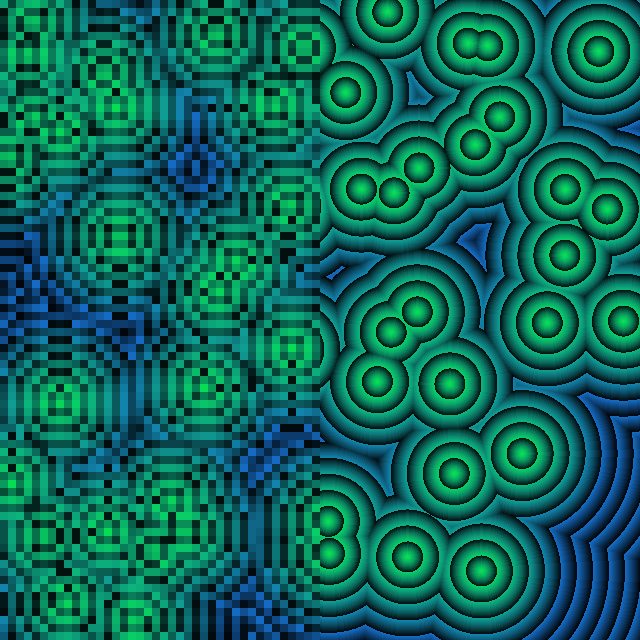
Frame 1 (no input)
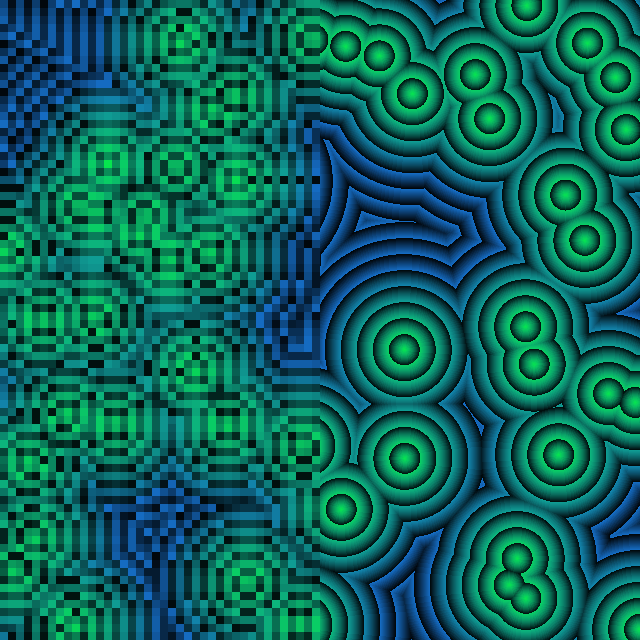
Frame 60 (the mouse pressed at the canvas centre just before this capture)
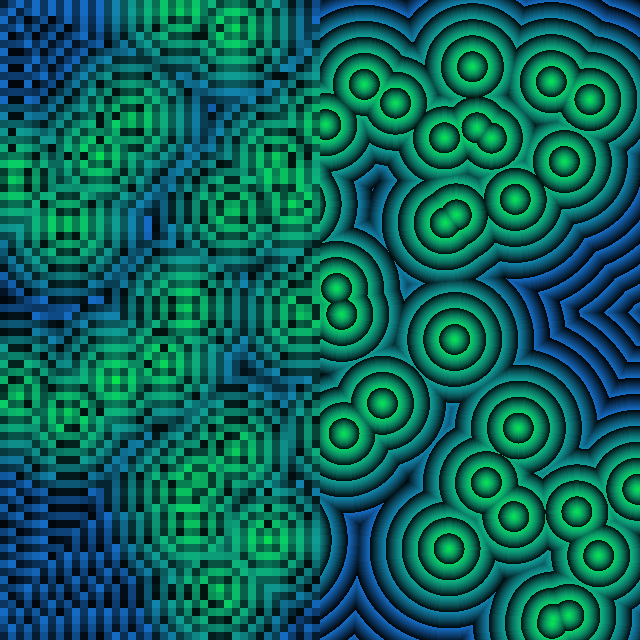
Frame 120 (the mouse held since frame 60 and released just before this capture)

The Processing sketch that drew these frames (run headless with seeded random() and noise(); from frame 60 on, the mouse is pressed at the canvas centre):

// Processing sketch: field_rays
// ── field_rays.pde
PVector[] dots;
PVector[] trajectories;

int scrolled_amt = 8;

// blue/green:
color c1 = color(6, 229, 78);
color c2 = color(21, 107, 193);

// size of range between each wave
int field_range = 16;

// option: toggle draw field
boolean draw_rect_field = true;


color black = color(0);

void setup() {
	size(640, 640);
	smooth(4);
	
	dots = new PVector[50];
	trajectories = new PVector[50];
	
	for(int i = 0; i < dots.length; i++) {
		dots[ i ] = new PVector(random(width), random(height));
		//dots[ i ].mult(width);
		
		trajectories[ i ] = PVector.random2D();
		trajectories[ i ].mult(random(2, 5));
	}
}

void draw() {
	background(30);
	
	// update dots
	for(int i = 0; i < dots.length; i++) {
		dots[ i ].add(trajectories[ i ]);
		
		if(dots[ i ].x > width) {
			dots[ i ].x = (width - (dots[ i ].x - width));
			
			trajectories[ i ].x *= -1;
		} else if(dots[ i ].x < 0) {
			dots[ i ].x = abs(dots[ i ].x);
			
			trajectories[ i ].x *= -1;
		}
		
		if(dots[ i ].y > height) {
			dots[ i ].y = (height - (dots[ i ].y - height));
			
			trajectories[ i ].y *= -1;
		} else if(dots[ i ].y < 0) {
			dots[ i ].y = abs(dots[ i ].y);
			
			trajectories[ i ].y *= -1;
		}
	}
	
	
	// draw raw pixel field
	loadPixels();
	
	for(int y = 0; y < height; y++) {
		int y_off = (y * width);
		
		for(int x = floor( (width / 2) ); x < width; x++) {
			int i = (x + y_off);
			
			pixels[ i ] = determineColor(x, y);
		}
	}
	
	updatePixels();
	
	// draw rect field
	//float div_size = 91.42857;   // good
	//float div_size = 53.33333;
	float div_size = (width / scrolled_amt);
	float cell_size = (width / div_size);
	float cell_size_half = (cell_size * 0.5);
	
	for(int yy = 0; yy < div_size; yy++) {
		for(int xx = 0; xx < (div_size / 2); xx++) {
			float x = ((xx * cell_size) + cell_size_half);
			float y = ((yy * cell_size) + cell_size_half);
			
			pushMatrix();
			pushStyle();
			
			translate(x, y);
			
			noStroke();
			fill(determineColor(x, y));
			
			rectMode(CENTER);
			rect(0, 0, cell_size, cell_size);
			
			popStyle();
			popMatrix();
		}
	}
	
	/*// overlay dots
	for(int i = 0; i < dots.length; i++) {
		pushMatrix();
		pushStyle();
		
		translate(dots[ i ].x, dots[ i ].y);
		
		fill(c1);
		noStroke();
		
		if(dots[ i ].x < (width / 2)) {
			// analog
			rectMode(CENTER);
			rect(0, 0, 6, 6);
		} else {
			// digital
			ellipseMode(CENTER);
			ellipse(0, 0, 6, 6);
		}
		
		popStyle();
		popMatrix();
	}*/
	
	if(frameCount == 50) { save("preview.png"); }
}

color determineColor(float x, float y) {
	// find smallest distance from spot and any dot
	float determined_num = float(width);
	
	for(int i = 0; i < dots.length; i++) {
		determined_num = min(determined_num, dist(x, y, dots[ i ].x, dots[ i ].y));
	}
	
	int real_num = round(determined_num);
	
	int offset = (real_num % field_range);
	
	int div = floor( float(real_num) / float(field_range) );
	float pect = (float(offset) / float(field_range));
	
	// if((div % 2) == 1) {
	// 	return lerpColor(black, c2, pect);
	// }
	
	//return color(map(offset, 0, (field_range - 1), 0, 255));
	//return lerpColor(black, c1, pect);
	
	color bg = lerpColor(c2, black, pect);
	
	return lerpColor(
		lerpColor(c1, bg, pect),
		bg,
		norm(div, 0, 5)
	);
}

/*void mouseWheel(MouseEvent event) {
	scrolled_amt += event.getCount();
	
	scrolled_amt = max(1, scrolled_amt);
	
	println("scrolled_amt = "+ scrolled_amt);
}*/
